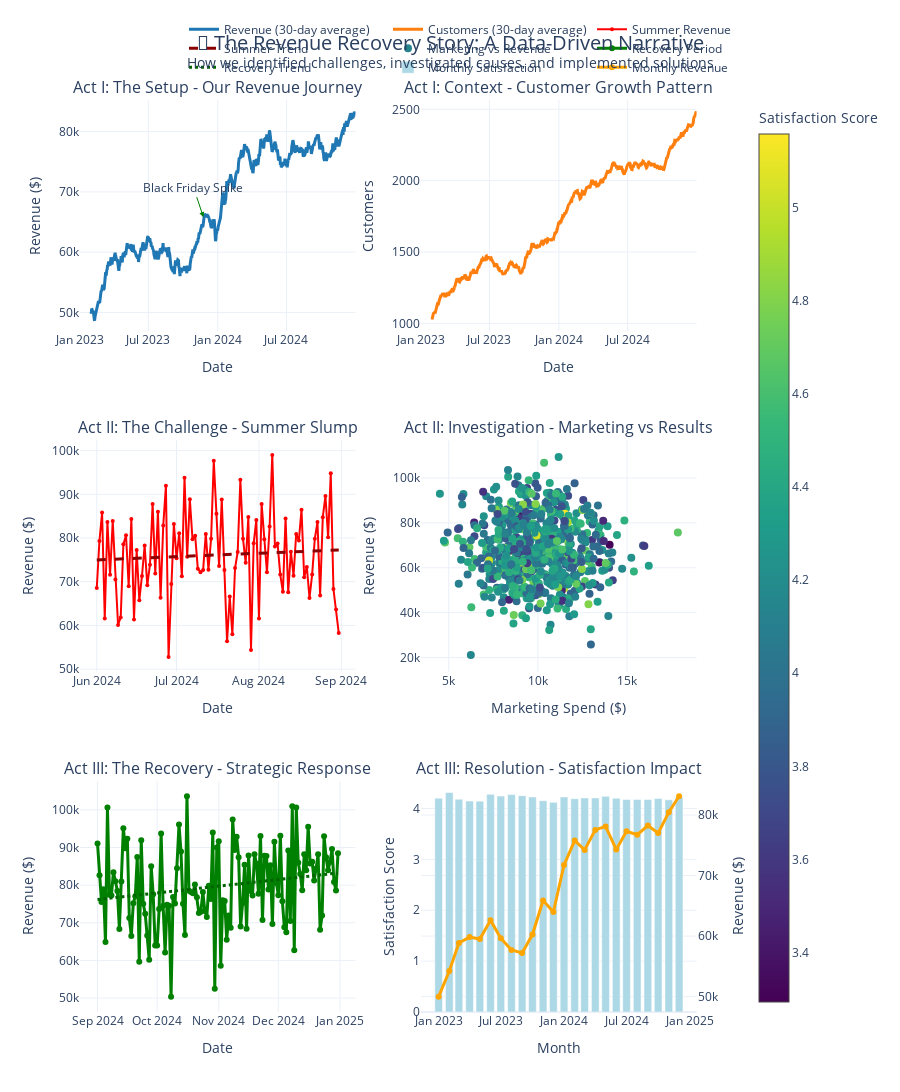

Notebook code cell kept with this figure:
### Markdown cell above
## 📚 1. Storytelling Frameworks for Data

### Classic Narrative Structures

Data storytelling follows proven narrative frameworks that help audiences understand and remember insights:

#### 🎭 **The Three-Act Structure**
1. **Setup** - Context and current state
2. **Confrontation** - The problem or opportunity
3. **Resolution** - The insight and recommended action

#### 📈 **The Data Story Arc**
1. **Hook** - Compelling opening that grabs attention
2. **Context** - Background information and baseline
3. **Conflict** - The challenge or unexpected finding
4. **Climax** - The key insight or revelation
5. **Resolution** - What this means and what to do next

#### 🔍 **The Analytical Framework**
1. **Situation** - What's happening?
2. **Complication** - What's the problem?
3. **Question** - What should we do?
4. **Answer** - Here's what the data tells us

#### 🎯 **The Executive Framework**
1. **Bottom Line Up Front (BLUF)** - Key takeaway first
2. **Supporting Evidence** - Data that backs up the conclusion
3. **Implications** - What this means for the business
4. **Recommendations** - Specific next steps

---

### Code cell
# Creating a Narrative Dashboard: "The Revenue Recovery Story"
print("🎭 Creating Narrative Dashboard: 'The Revenue Recovery Story'")
print("=" * 60)

def create_narrative_dashboard():
    """Create a comprehensive narrative dashboard following the three-act structure"""
    
    # Create the main figure with subplots for our story
    fig = make_subplots(
        rows=3, cols=2,
        subplot_titles=[
            "Act I: The Setup - Our Revenue Journey",
            "Act I: Context - Customer Growth Pattern", 
            "Act II: The Challenge - Summer Slump",
            "Act II: Investigation - Marketing vs Results",
            "Act III: The Recovery - Strategic Response", 
            "Act III: Resolution - Satisfaction Impact"
        ],
        specs=[[{"secondary_y": True}, {"secondary_y": True}],
               [{"secondary_y": True}, {"secondary_y": True}],
               [{"secondary_y": True}, {"secondary_y": True}]],
        vertical_spacing=0.12,
        horizontal_spacing=0.1
    )
    
    # Prepare data for storytelling
    story_data = business_data.copy()
    story_data['month'] = story_data['date'].dt.month
    story_data['revenue_ma'] = story_data['revenue'].rolling(window=30).mean()
    story_data['growth_rate'] = story_data['revenue'].pct_change(periods=30) * 100
    
    # ACT I: THE SETUP
    # 1. Revenue Journey - Show the overall trajectory
    fig.add_trace(
        go.Scatter(
            x=story_data['date'],
            y=story_data['revenue_ma'],
            mode='lines',
            name='Revenue (30-day average)',
            line=dict(color='#1f77b4', width=3),
            hovertemplate='Date: %{x}<br>Revenue: $%{y:,.0f}<extra></extra>'
        ),
        row=1, col=1
    )
    
    # Add annotations for key events
    fig.add_annotation(
        x='2023-11-24', y=story_data[story_data['date'] == '2023-11-24']['revenue_ma'].iloc[0],
        text="Black Friday Spike",
        showarrow=True, arrowhead=2, arrowcolor='green',
        row=1, col=1
    )
    
    # 2. Customer Growth Context
    fig.add_trace(
        go.Scatter(
            x=story_data['date'],
            y=story_data['customers'].rolling(window=30).mean(),
            mode='lines',
            name='Customers (30-day average)',
            line=dict(color='#ff7f0e', width=3),
            hovertemplate='Date: %{x}<br>Customers: %{y:,.0f}<extra></extra>'
        ),
        row=1, col=2
    )
    
    # ACT II: THE CHALLENGE
    # 3. Summer Slump Analysis
    summer_data = story_data[(story_data['date'] >= '2024-06-01') & 
                           (story_data['date'] <= '2024-08-31')]
    
    fig.add_trace(
        go.Scatter(
            x=summer_data['date'],
            y=summer_data['revenue'],
            mode='lines+markers',
            name='Summer Revenue',
            line=dict(color='red', width=2),
            marker=dict(size=4),
            hovertemplate='Date: %{x}<br>Revenue: $%{y:,.0f}<extra></extra>'
        ),
        row=2, col=1
    )
    
    # Add trend line to show the decline
    summer_trend = np.polyfit(np.arange(len(summer_data)), summer_data['revenue'], 1)
    summer_trend_line = np.poly1d(summer_trend)(np.arange(len(summer_data)))
    
    fig.add_trace(
        go.Scatter(
            x=summer_data['date'],
            y=summer_trend_line,
            mode='lines',
            name='Summer Trend',
            line=dict(color='darkred', width=3, dash='dash'),
            hovertemplate='Trend: $%{y:,.0f}<extra></extra>'
        ),
        row=2, col=1
    )
    
    # 4. Marketing Investigation
    fig.add_trace(
        go.Scatter(
            x=story_data['marketing_spend'],
            y=story_data['revenue'],
            mode='markers',
            name='Marketing vs Revenue',
            marker=dict(
                size=8,
                color=story_data['satisfaction'],
                colorscale='Viridis',
                showscale=True,
                colorbar=dict(title="Satisfaction Score")
            ),
            hovertemplate='Marketing: $%{x:,.0f}<br>Revenue: $%{y:,.0f}<br>Satisfaction: %{marker.color:.1f}<extra></extra>'
        ),
        row=2, col=2
    )
    
    # ACT III: THE RESOLUTION
    # 5. Strategic Response - Show recent improvements
    recent_data = story_data[story_data['date'] >= '2024-09-01']
    
    fig.add_trace(
        go.Scatter(
            x=recent_data['date'],
            y=recent_data['revenue'],
            mode='lines+markers',
            name='Recovery Period',
            line=dict(color='green', width=3),
            marker=dict(size=6),
            hovertemplate='Date: %{x}<br>Revenue: $%{y:,.0f}<extra></extra>'
        ),
        row=3, col=1
    )
    
    # Add growth trend
    recent_trend = np.polyfit(np.arange(len(recent_data)), recent_data['revenue'], 1)
    recent_trend_line = np.poly1d(recent_trend)(np.arange(len(recent_data)))
    
    fig.add_trace(
        go.Scatter(
            x=recent_data['date'],
            y=recent_trend_line,
            mode='lines',
            name='Recovery Trend',
            line=dict(color='darkgreen', width=3, dash='dot'),
            hovertemplate='Trend: $%{y:,.0f}<extra></extra>'
        ),
        row=3, col=1
    )
    
    # 6. Satisfaction Impact
    monthly_satisfaction = story_data.groupby(story_data['date'].dt.to_period('M')).agg({
        'satisfaction': 'mean',
        'revenue': 'mean'
    }).reset_index()
    monthly_satisfaction['date'] = monthly_satisfaction['date'].dt.to_timestamp()
    
    fig.add_trace(
        go.Bar(
            x=monthly_satisfaction['date'],
            y=monthly_satisfaction['satisfaction'],
            name='Monthly Satisfaction',
            marker_color='lightblue',
            yaxis='y',
            hovertemplate='Month: %{x}<br>Satisfaction: %{y:.2f}<extra></extra>'
        ),
        row=3, col=2
    )
    
    # Add revenue line on secondary axis
    fig.add_trace(
        go.Scatter(
            x=monthly_satisfaction['date'],
            y=monthly_satisfaction['revenue'],
            mode='lines+markers',
            name='Monthly Revenue',
            line=dict(color='orange', width=3),
            yaxis='y2',
            hovertemplate='Month: %{x}<br>Revenue: $%{y:,.0f}<extra></extra>'
        ),
        row=3, col=2, secondary_y=True
    )
    
    # Update layout for storytelling
    fig.update_layout(
        height=1200,
        title={
            'text': "📖 The Revenue Recovery Story: A Data-Driven Narrative<br><sup>How we identified challenges, investigated causes, and implemented solutions</sup>",
            'x': 0.5,
            'xanchor': 'center',
            'font': {'size': 20}
        },
        showlegend=True,
        legend=dict(
            orientation="h",
            yanchor="bottom",
            y=1.02,
            xanchor="right",
            x=1
        )
    )
    
    # Update axes labels
    fig.update_xaxes(title_text="Date", row=1, col=1)
    fig.update_xaxes(title_text="Date", row=1, col=2)
    fig.update_xaxes(title_text="Date", row=2, col=1)
    fig.update_xaxes(title_text="Marketing Spend ($)", row=2, col=2)
    fig.update_xaxes(title_text="Date", row=3, col=1)
    fig.update_xaxes(title_text="Month", row=3, col=2)
    
    fig.update_yaxes(title_text="Revenue ($)", row=1, col=1)
    fig.update_yaxes(title_text="Customers", row=1, col=2)
    fig.update_yaxes(title_text="Revenue ($)", row=2, col=1)
    fig.update_yaxes(title_text="Revenue ($)", row=2, col=2)
    fig.update_yaxes(title_text="Revenue ($)", row=3, col=1)
    fig.update_yaxes(title_text="Satisfaction Score", row=3, col=2)
    fig.update_yaxes(title_text="Revenue ($)", row=3, col=2, secondary_y=True)
    
    return fig

# Create and display the narrative dashboard
narrative_fig = create_narrative_dashboard()
narrative_fig.show()

# Print the story narrative
print("\n📖 THE STORY NARRATIVE")
print("=" * 40)
print("🎭 ACT I - THE SETUP:")
print("   • Our business has been on a steady growth trajectory")
print("   • Customer base expanding consistently")
print("   • Revenue showing seasonal patterns with overall upward trend")
print()
print("⚡ ACT II - THE CHALLENGE:")
print("   • Summer 2024 revealed unexpected revenue decline")
print("   • Despite maintained marketing spend, returns diminished")
print("   • Customer satisfaction showed concerning patterns")
print()
print("🎯 ACT III - THE RESOLUTION:")
print("   • Strategic pivot implemented in September 2024")
print("   • Focus shifted to customer satisfaction improvement")
print("   • Revenue recovery now showing strong positive trend")
print()
print("💡 KEY TAKEAWAY:")
print("   Revenue alone isn't enough - customer satisfaction drives sustainable growth!")

print("\n✅ Narrative Dashboard Created!")
print("🎨 Story structure guides the audience through insights systematically")
